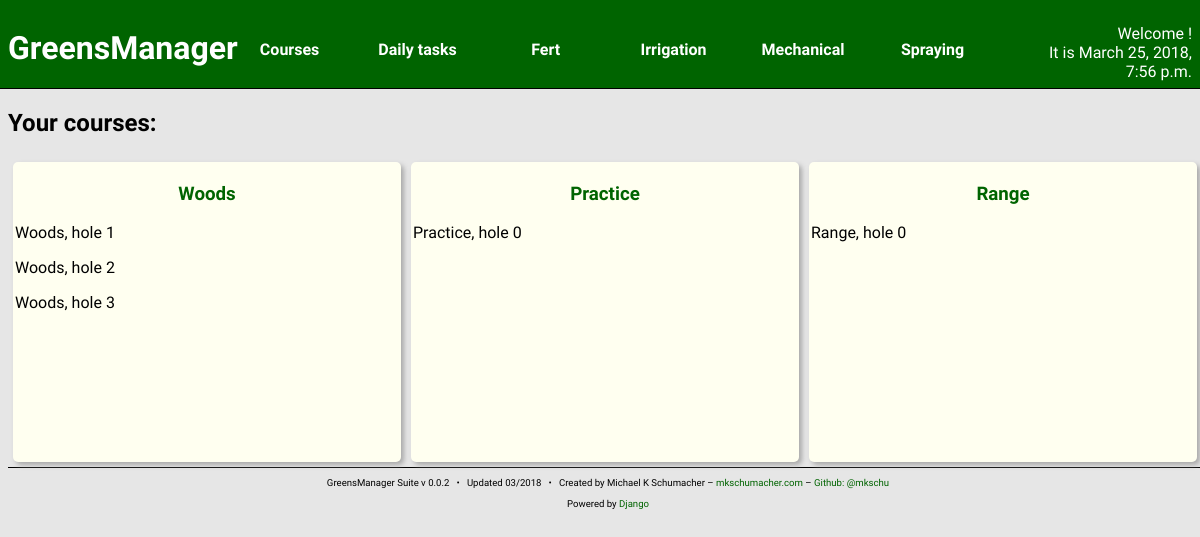
Page /courses/ on the committed database.
### courses/models.py (models this page shows)
class Course(models.Model):
    name = models.CharField(max_length=256)
    created_at = models.DateTimeField(auto_now_add=True)
    updated_at = models.DateTimeField(auto_now=True)
    def __str__(self):
        return "%s" % (self.name)

class Hole(models.Model):
    number = models.IntegerField()
    nickname = models.CharField(max_length=256,
                                null = True,
                                blank = True)
    par = models.IntegerField(default = 4)
    yardage = models.IntegerField()
    course = models.ForeignKey(Course, related_name='hole')
    created_at = models.DateTimeField(auto_now_add=True)
    updated_at = models.DateTimeField(auto_now=True)
    def __str__(self):
        return "%s, hole %d" % (self.course,
                                self.number)

### courses/views.py (the view)
# urls.py: url(r'^', views.index, name="index"),
def index(request):
    courses = Course.objects.all()
    holes = Hole.objects.all()
    context = {
        'curr_time': curr_time(),
        'courses': courses,
        'holes': holes,
    }
    return render(request, 'courses/index.html', context)

### courses/views.py (called while the page is built)
def curr_time():
    return now()

### courses/templates/courses/index.html
{% include "head.html" %}
<h2>Your courses:</h2>
{% for c in courses %}
<section class="content-block">
<div class="scroll-container">
    <h3>
			<a href="{% url 'courses:course_detail' c.pk %}">
				{{ c.name }}
			</a>
		</h3>
    {% for h in c.hole.all %}
        <p>{{ h }}</p>
    {% endfor %}
</div>
</section>
{% endfor %}
{% include "foot.html" %}

### greensManager/static/styles/main.css (style rules this page uses)
body { background: #e6e6e6; font-family: 'Quattrocento Sans', sans-serif; width: 100vw; overflow: hidden; }
a { text-decoration: none; color: darkgreen; }
.content-block { width: 32%; float: left; border-radius: 5px; margin: 5px; padding: 2px; background: ivory; box-shadow: 3px 3px 5px darkgray; height: 37vh; overflow: hidden; }
.scroll-container { height: 100%; overflow: auto; overflow-scrolling: auto; }
.content-block h3 { text-align: center; }

### rows in the picture
Course: name "Woods"
Hole: course+number "Woods, hole 1"
Hole: course+number "Woods, hole 2"
Hole: course+number "Woods, hole 3"
Course: name "Practice"
Hole: course+number "Practice, hole 0"
Course: name "Range"
Hole: course+number "Range, hole 0"

### other values in the picture
{{ curr_time }} "March 25, 2018, 7:56 p.m."
